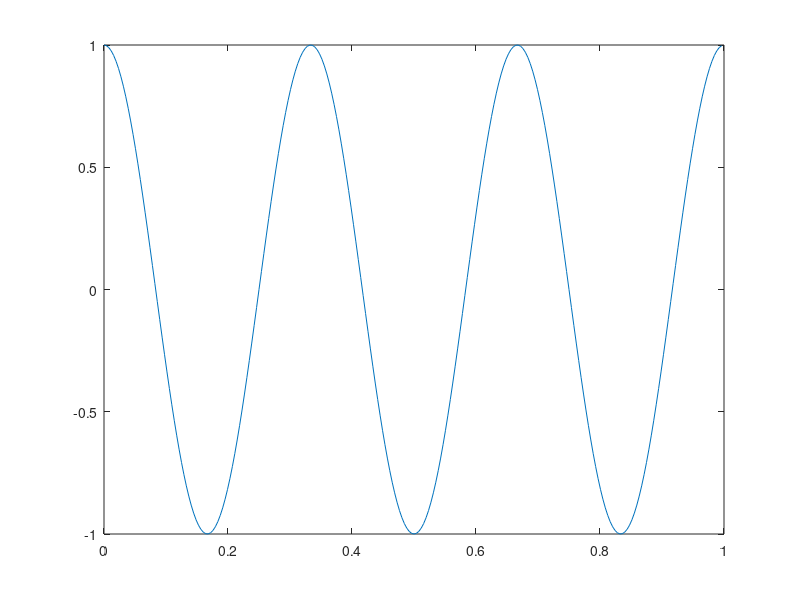

The MATLAB source for this figure: (Note: this script raises an error after producing the figure.)
%% Quarter wave plate

% Oscillating wave representing polarization in the x-direction
t = [0:255]/256;
f = 3;
ordinaryW = sin(2*pi*f*t);

% Oscillating wave representing polarization in the y-direction
extraordinaryW = cos(2*pi*f*t);
plot(t,extraordinaryW);

total = [ordinaryW(:), extraordinaryW(:)];

ieNewGraphWin; axis equal; grid on
for ii=1:numel(t)
    cla;
    l = line([0 total(ii,1)],[0 total(ii,2)],'Color','k'); hold on;
    plot(total(ii,1),0,'bx'); hold on;
    plot(0,total(ii,2),'bo'); hold on;
    set(gca,'xlim',[-1 1],'ylim',[-1 1]);
    pause(0.1); delete(l)
end


